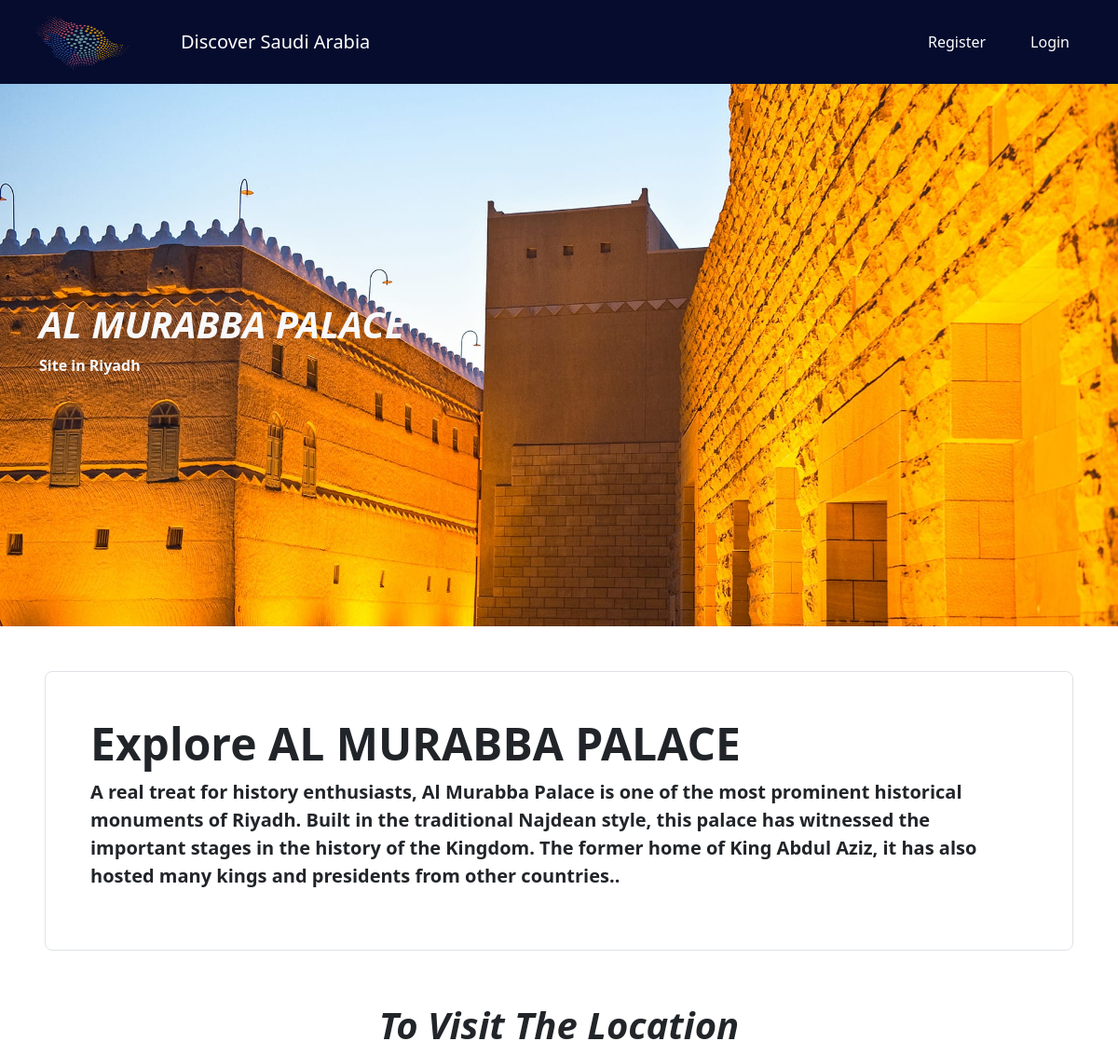
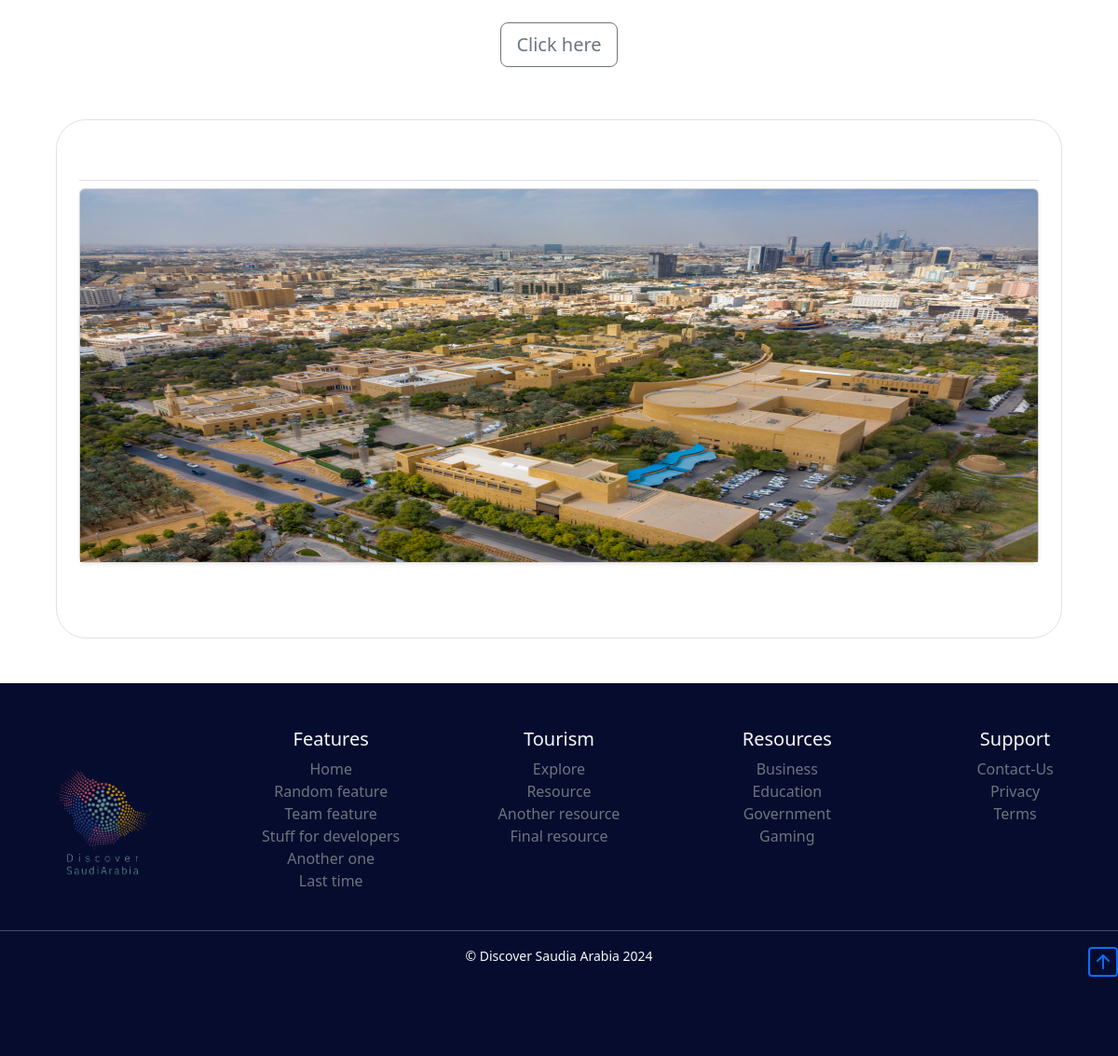
The page /destinations/sites/al-murabba-palace on the database its author committed (2 pictures, top to bottom).
### core/models.py (models this page shows, shortened)
class Site(models.Model):
    name=models.CharField(max_length=100)
    summary=models.TextField(max_length=1000)
    image=models.ImageField(upload_to=sites_image_upload)
    location=models.ImageField(upload_to=locations_image_upload)
    destination=models.ForeignKey(Destination, related_name='sites', on_delete=models.CASCADE)
    slug=models.SlugField(blank=True,null=True)
    map_link=models.URLField(max_length=250)

class Destination(models.Model):
    name=models.CharField(max_length=100)
    summary=models.TextField(max_length=1000)
    published_at=models.DateTimeField( auto_now=True)
    image=models.ImageField(upload_to=destination_image_upload)
    slug=models.SlugField(blank=True,null=True)

### core/views.py (the view)
# urls.py: path('destinations/sites/<str:slug>',views.site_detail_view,name="site_detail_view"),
def site_detail_view(request,slug):
    site_detail=Site.objects.get(slug=slug)
    context={'Site_detail_Var':site_detail}
    return render(request,'destinations/site_detail.html',context)

### core/templates/destinations/site_detail.html (shortened to what this page needs)
{% extends "base.html" %}
{% load static %}
{% block content %}
<main class="text-body-dark">
    <div class=" mt-4 "
    style="height: 75vh; min-height: 100px; background-image: url('{{Site_detail_Var.image.url}}'); background-size: cover; background-position: center; background-repeat: no-repeat;">
      <div class="container h-100 ">
        <div class="row h-100 align-items-center">
          <div class="col-12 text-left ">
            <h1 class="fw-bold text-light "> <i>{{Site_detail_Var.name}}</i> </h1>
            <p class=" fw-bold text-light  ">Site in {{Site_detail_Var.destination.name}} </p>
          </div>
        </div>
      </div>
    </div>
    <div class="p-5 w-100">
      <div class="col-md-12 ">
        <div class="h-100 p-5 border rounded-3 ">
          <h2  class="display-5 fw-bold ">Explore {{Site_detail_Var.name}}  </h2>
          <p class="lead fw-bold ">{{Site_detail_Var.summary}}.</p>
        </div>
      </div>
    </div>
    <div class="container">
      <div class="row my-2">
          <div class="col-lg-12 text-center ">
            <h1 class="fw-bold "> <i>To Visit The Location</i> </h1>
            <br>
              <a href="{{Site_detail_Var.map_link}}" class="btn btn-outline-secondary btn-lg m-0  ">Click here</a>
          </div>
        </div>
      </div>
    <div class="p-5">
      <div class="container">
        <div class="album py-5  border rounded-5">
          <div class="container px-4 py-2">
            <h2 class="pb-2 border-bottom text-center"></h2>
            <div class="col-lg-12 col-md-12 mb-4 text-center">
              <div class="col align-items-center justify-content-center" >
                  <div class="card shadow-sm  ">
                    <img src="{{Site_detail_Var.location.url}}" class="card-img-top" width="100%" height="400px" alt="...">
                  </div>
              </div>
            </div>
          </div>
        </div>
      </div>
    </div>
  </main>
{% endblock content %}

### rows shown on the page
Site: image (picture), name "AL MURABBA PALACE", destination.name "Riyadh", summary "A real treat for history enthusiasts, Al Murabba Palace is one of the most prominent historical monuments of Riyadh. Built in the traditional Najdean style, this palace has witnessed the important stages in the history of the Kingdom. The former home of King Abdul Aziz, it has also hosted many kings and presidents from other countries.", location (picture)
